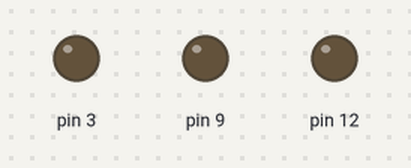
Simulated run of this sketch. Board: Arduino Uno, built with avr-gcc and run on an emulated ATmega328P. Shown: output pins drawn as LEDs (lit = HIGH). What the sketch prints to the serial monitor is not drawn.

Above: at 2.5 s.
At 7.5 s:
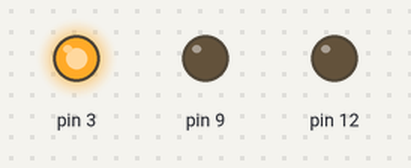
Timing chart, 0 to 13.0 s (numbered marks = the images above):
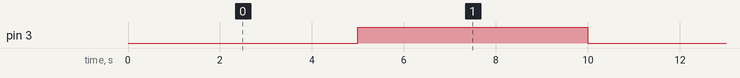

The sketch:

arduinoTest.ino
```cpp
/**************************************************************************/
/*!
    @file     andreas.pde
    @author   Andreas Urben
    @license

    This example will drive an hubmagnet and set paralel an i2c MCP4725 DAC.

    This is an example sketch for the Adafruit MCP4725 breakout board

*/
/**************************************************************************/
#include <Wire.h>
#include <Adafruit_MCP4725.h>

Adafruit_MCP4725 dac;

int dacStatus = 0;
unsigned long dacPreviousMillis = 0;
const long dacInterval = 500;
unsigned long dacCurrentMillis = 0;
uint32_t currentVoltage=0;


int motorStatus = 0;
unsigned long motorPreviousMillis = 0;
const long motorInterval = 5000;
unsigned long motorCurrentMillis = 0;


void setup(void) {
  // unsigned long test;

  Serial.begin(9600);
  Serial.println("Hello!");

  // For Adafruit MCP4725A1 the address is 0x62 (default) or 0x63 (ADDR pin tied to VCC)
  dac.begin(0x62);


  // Motor Setup Channel A
  pinMode(12, OUTPUT);
  pinMode(9, OUTPUT);


  Serial.println("Set Voltage");
}

void loop(void) {

  // unsigned long currentMillis = millis();
  motorCurrentMillis = millis();

  if (motorCurrentMillis - motorPreviousMillis >= motorInterval) {
    motorPreviousMillis = motorCurrentMillis;

    if (motorStatus == 0) {
      motorStatus = 255;
      analogWrite(3, 255);
    } else {
      motorStatus = 0;
      analogWrite(3, 0);
    }
    // analogWrite(3, MotorStatus);
  }


  // unsigned long currentMillis = millis();
  dacCurrentMillis = millis();

  if (dacCurrentMillis - dacPreviousMillis >= dacInterval) {
    dacPreviousMillis = dacCurrentMillis;

    if (dacStatus == 0) {
      dacStatus = 1;
      currentVoltage=currentVoltage+1;
      if (currentVoltage>=4095) {
        currentVoltage=4095;
      }
      dac.setVoltage(currentVoltage, false);
    } else {
      dacStatus = 0;
    }
    // analogWrite(3, MotorStatus);
  }

  // DAC
  // 3.3V  -> 4094
  // 0V    -> 0
  /*
    uint32_t actualVoltage;
    for (actualVoltage=0;actualVoltage<4095;actualVoltage++) {
      dac.setVoltage(actualVoltage, false);
      delay(500);
    }
  */

  // Motor
  // digitalWrite(12, LOW);
  // digitalWrite(9, HIGH);

  // if ((millis>5000) & (millis<6000)) {
  // if (test<=500) {
    // analogWrite(3, 255);
  // } else {
    // digitalWrite(9, HIGH);
    // analogWrite(3, 0);
  // }

}
```

Measured:
- by itself, pin 3: alternates HIGH for 5.0 s and LOW for 5.0 s
